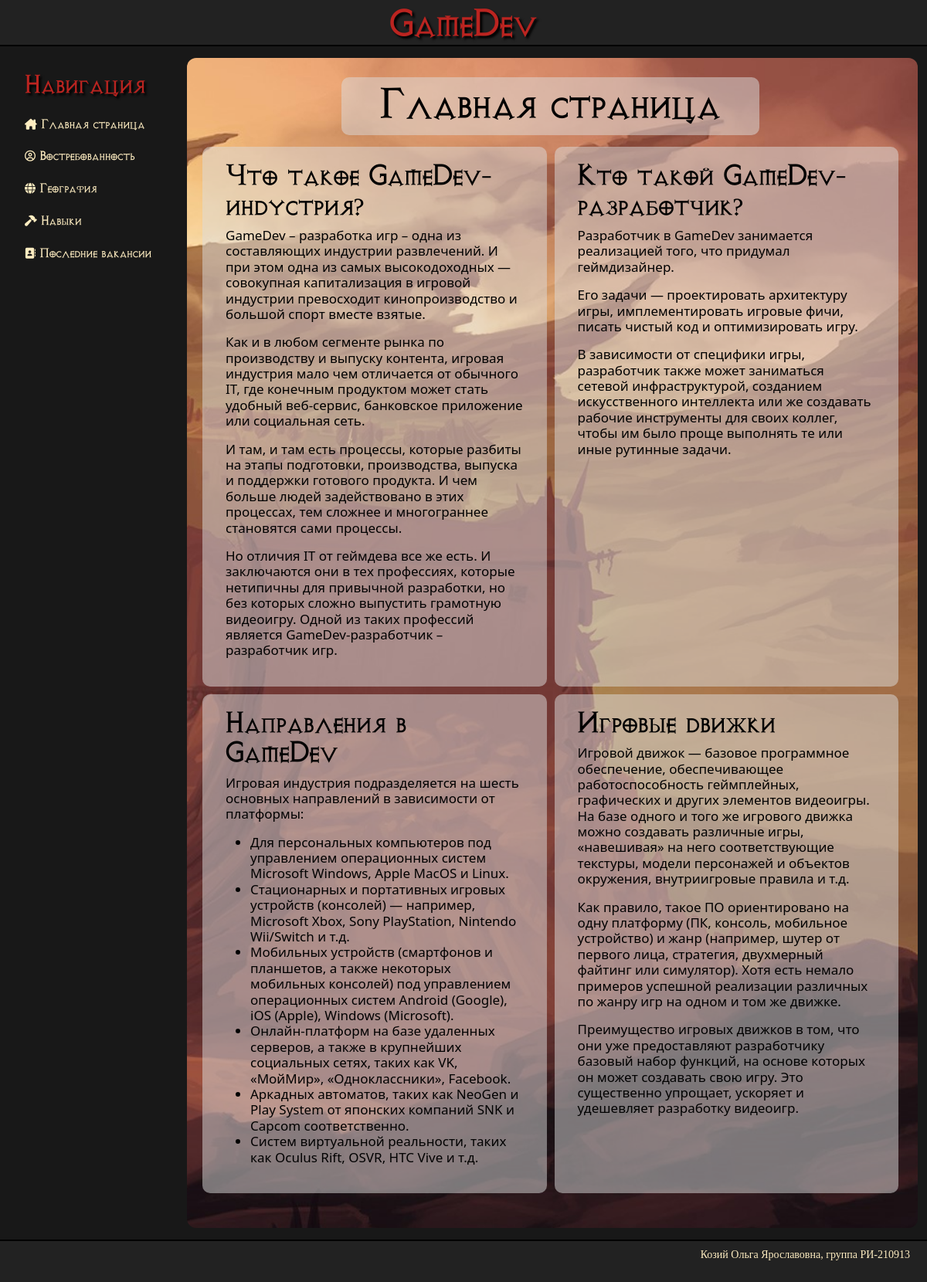
The page / on the database its author committed.
### main/models.py (models this page shows, shortened)
class Homeblocks(models.Model):
    title = models.CharField('Заголовок', max_length=50, default='Заголовок', help_text='Введите значение')
    text = models.TextField('Текст')
    class Meta:
        verbose_name = 'Блок информации на главной'
        verbose_name_plural = 'Блоки с информацией на главной'

### main/views.py (the view)
# urls.py: path('', views.index, name='Главная страница'),
def index(request):
    title = 'Главная страница'
    data = Homeblocks.objects.all()
    return render(request, 'main/home.html', {'data': data, 'title': title})

### main/templates/main/home.html (shortened to what this page needs)
{% extends 'main/layout.html' %}
{% block content %}
    <div class="content-wrapper bg-home">
        <div class="scroll-block">
            <div class="title-block">
                <h1 class="title-page white-wrapper">{{ title }}</h1>
            </div>
            <div class="home-grid">
                {% for block in data %}
                    <div class="home-block white-wrapper">
                        <h2>{{ block.title }}</h2>
                        <div class="home-block-content">
                            {% if block.text %}
                                {{block.text|safe}}
                            {% endif %}
                        </div>
                    </div>
                {% endfor %}
            </div>
        </div>
    </div>
{% endblock %}

### main/static/main/css/main.css (style rules this page uses)
*, *::after, *::before { box-sizing: border-box; }
html { height: 100%; margin: 0; padding: 0; }
body { background: #181818; line-height: 1.1; display: flex; flex-direction: column; max-height: 100vh; overflow: hidden; font-size: 14px; line-height: 1.2; }
h1, h2, h3, h4, h5, h6 { font-family: 'Diablo'; }
.white-wrapper { color: #000; margin: 0 auto; padding: 10px 50px; background: rgba(222, 222, 222, 0.5); border-radius: 10px; }
.title-block { text-align: center; margin: 0 auto 15px; }
.title-page { margin: 0; display: inline-block; font-size: 46px; line-height: 1.2; }
.main-content .content-wrapper { border-radius: 12px; background-attachment: fixed; background-repeat: no-repeat; background-size: cover; background-position: 100% 100%; color: #fff; padding: 5px; padding-left: 0; height: 100%; }
.scroll-block { overflow-y: scroll; height: 100%; padding: 20px; }
.home-grid .home-block { padding: 20px 30px; }
.home-block-content { font-size: 17px; }
.bg-home { background-image: url("../img/diablo_fon.jpg"); }
.home-grid { display: grid; grid-template-columns: 1fr 1fr; gap: 10px; }
.main-content .content-wrapper p { max-size: 400px, margin: 20px auto }

### rows shown on the page
Homeblocks: title "Что такое GameDev-индустрия?", text "GameDev – разработка игр – одна из составляющих индустрии развлечений. И при этом одна из самых высокодоходных — совокупная капитализация в игровой индустрии превосходит кинопроизводство и большой спорт вместе взятые. Как и в любом сегменте рынка по производству и выпуску контента, игровая индустрия мало чем отличается от обычного IT, где конечным продуктом может стать удобный веб-сервис, банковское приложение или социальная сеть. И там, и там есть процессы, которые разбиты на этапы подготовки, производства, выпуска и поддержки готового продукта. И чем больше людей задействовано в этих процессах, тем сложнее и многограннее становятся сами процессы. Но отличия IT от геймдева все же есть. И…"
Homeblocks: title "Кто такой GameDev-разработчик?", text "Разработчик в GameDev занимается реализацией того, что придумал геймдизайнер. Его задачи — проектировать архитектуру игры, имплементировать игровые фичи, писать чистый код и оптимизировать игру. В зависимости от специфики игры, разработчик также может заниматься сетевой инфраструктурой, созданием искусственного интеллекта или же создавать рабочие инструменты для своих коллег, чтобы им было проще выполнять те или иные рутинные задачи."
Homeblocks: title "Направления в GameDev", text "Игровая индустрия подразделяется на шесть основных направлений в зависимости от платформы: Для персональных компьютеров под управлением операционных систем Microsoft Windows, Apple MacOS и Linux. Стационарных и портативных игровых устройств (консолей) — например, Microsoft Xbox, Sony PlayStation, Nintendo Wii/Switch и т.д. Мобильных устройств (смартфонов и планшетов, а также некоторых мобильных консолей) под управлением операционных систем Android (Google), iOS (Apple), Windows (Microsoft). Онлайн-платформ на базе удаленных серверов, а также в крупнейших социальных сетях, таких как VK, «МойМир», «Одноклассники», Facebook. Аркадных автоматов, таких как NeoGen и Play System от японских…"
Homeblocks: title "Игровые движки", text "Игровой движок — базовое программное обеспечение, обеспечивающее работоспособность геймплейных, графических и других элементов видеоигры. На базе одного и того же игрового движка можно создавать различные игры, «навешивая» на него соответствующие текстуры, модели персонажей и объектов окружения, внутриигровые правила и т.д. Как правило, такое ПО ориентировано на одну платформу (ПК, консоль, мобильное устройство) и жанр (например, шутер от первого лица, стратегия, двухмерный файтинг или симулятор). Хотя есть немало примеров успешной реализации различных по жанру игр на одном и том же движке. Преимущество игровых движков в том, что они уже предоставляют разработчику базовый набор функций, на…"

### other values the page prints
{{ title }} "Главная страница"
